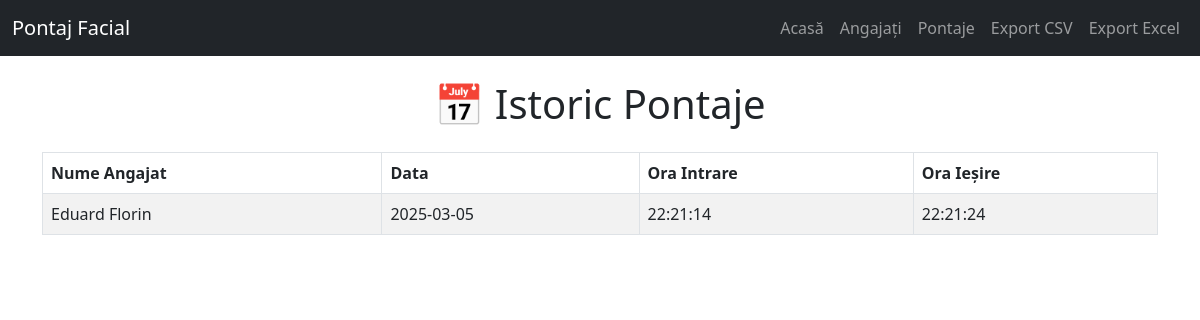
The app's page /attendance with its own data.
### tables this page shows
CREATE TABLE attendance (
    id INTEGER PRIMARY KEY AUTOINCREMENT,
    user_id INTEGER NOT NULL,
    date TEXT NOT NULL,
    time_in TEXT,
    time_out TEXT,
    FOREIGN KEY (user_id) REFERENCES employees(id)
);

CREATE TABLE employees (
    id INTEGER PRIMARY KEY AUTOINCREMENT,
    nume TEXT NOT NULL,
    email TEXT NOT NULL,
    departament TEXT,
    data_angajarii TEXT,
    detalii TEXT
);

### app.py (the view)
@app.route('/attendance')
def list_attendance():
    conn = sqlite3.connect('attendance.db')
    cursor = conn.cursor()
    cursor.execute("""
        SELECT e.nume, a.date, a.time_in, a.time_out
        FROM attendance a
        JOIN employees e ON a.user_id = e.id
        ORDER BY a.date DESC
    """)
    records = cursor.fetchall()
    conn.close()
    return render_template('attendance.html', records=records)

### templates/attendance.html (shortened to what this page needs)
{% extends "base.html" %}
{% block content %}
<h1 class="text-center mb-4">📅 Istoric Pontaje</h1>
<table class="table table-striped table-bordered">
    <thead>
        <tr>
            <th>Nume Angajat</th>
            <th>Data</th>
            <th>Ora Intrare</th>
            <th>Ora Ieșire</th>
        </tr>
    </thead>
    <tbody>
        {% for row in records %}
        <tr>
            <td>{{ row[0] }}</td>
            <td>{{ row[1] }}</td>
            <td>{{ row[2] or 'N/A' }}</td>
            <td>{{ row[3] or 'N/A' }}</td>
        </tr>
        {% endfor %}
    </tbody>
</table>
{% endblock %}

### records on screen
attendance: nume "Eduard Florin", date "2025-03-05", time_in "22:21:14", time_out "22:21:24"
